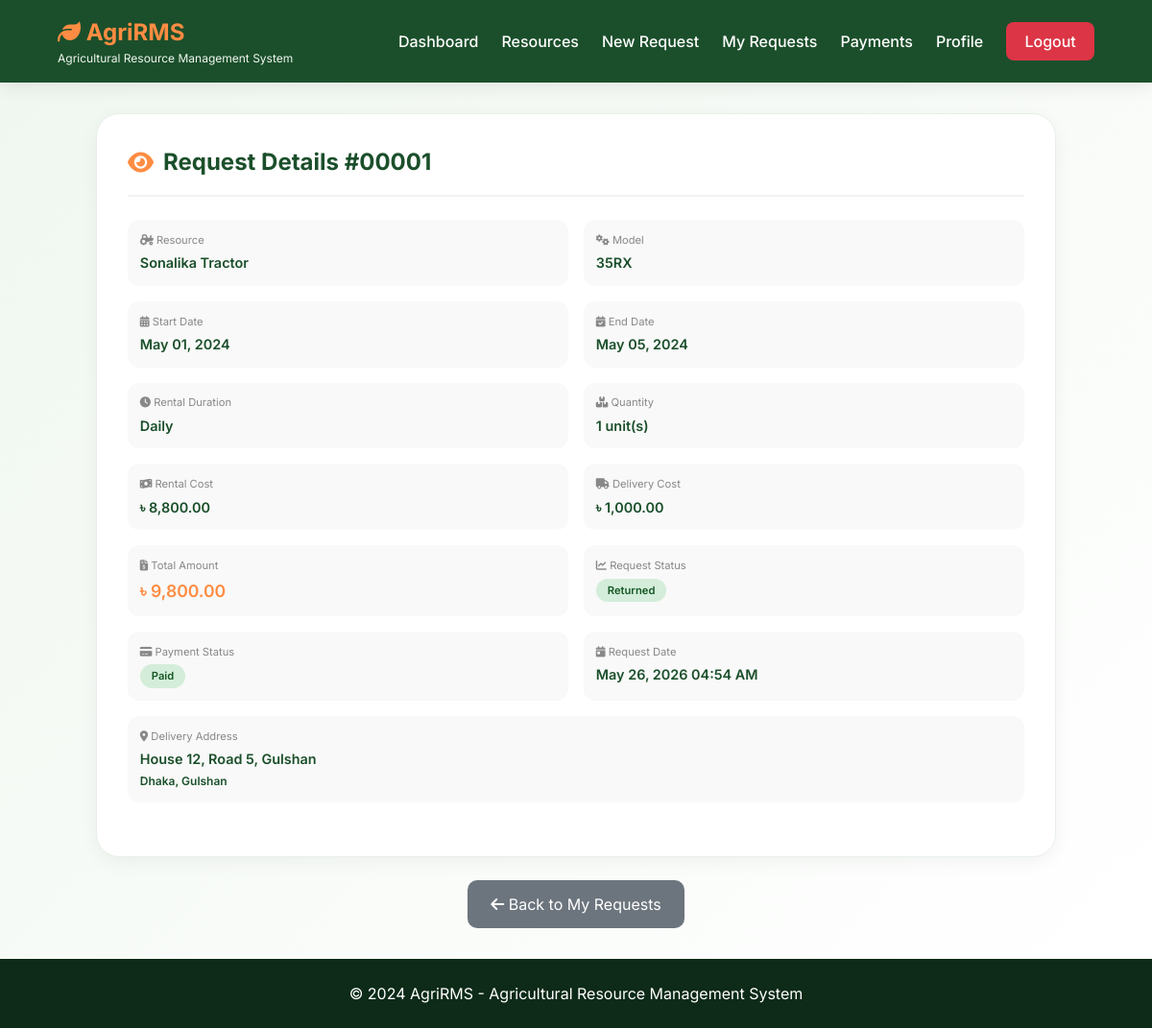
The page /client/view_request.php?id=1 (signed in) on the database its author committed.
### tables this page shows
CREATE TABLE `service_requests` (
  `id` int(11) NOT NULL AUTO_INCREMENT,
  `user_id` int(11) NOT NULL,
  `resource_id` int(11) NOT NULL,
  `delivery_id` int(11) DEFAULT NULL,
  `rental_duration` enum('Daily','Weekly','Monthly') NOT NULL,
  `quantity` int(11) NOT NULL DEFAULT 1,
  `start_date` date NOT NULL,
  `end_date` date NOT NULL,
  `total_rental_cost` decimal(10,2) NOT NULL,
  `delivery_cost` decimal(10,2) DEFAULT 0.00,
  `total_cost` decimal(10,2) NOT NULL,
  `delivery_address` text NOT NULL,
  `delivery_district` varchar(50) NOT NULL,
  `delivery_upazila` varchar(50) DEFAULT NULL,
  `special_instructions` text DEFAULT NULL,
  `request_status` enum('Pending','Approved','Processing','Delivered','Returned','Cancelled') DEFAULT 'Pending',
  `payment_status` enum('Pending','Paid','Partial') DEFAULT 'Pending',
  `payment_id` int(11) DEFAULT NULL,
  `approved_by` int(11) DEFAULT NULL,
  `approved_at` datetime DEFAULT NULL,
  `delivered_at` datetime DEFAULT NULL,
  `returned_at` datetime DEFAULT NULL,
  `created_at` timestamp NOT NULL DEFAULT current_timestamp(),
  `updated_at` timestamp NOT NULL DEFAULT current_timestamp() ON UPDATE current_timestamp(),
  PRIMARY KEY (`id`),
  KEY `user_id` (`user_id`),
  KEY `resource_id` (`resource_id`),
  KEY `delivery_id` (`delivery_id`),
  FOREIGN KEY (`user_id`) REFERENCES `users` (`id`) ON DELETE CASCADE,
  FOREIGN KEY (`resource_id`) REFERENCES `resources` (`id`) ON DELETE CASCADE,
  FOREIGN KEY (`delivery_id`) REFERENCES `delivery` (`id`) ON DELETE SET NULL
);

CREATE TABLE `resources` (
  `id` int(11) NOT NULL AUTO_INCREMENT,
  `name` varchar(100) NOT NULL,
  `model` varchar(100) NOT NULL,
  `type` enum('Tractor','Soil Cultivation','Planting','Irrigation','Harvesting','Hay Making','Loading','Fertilizer Dispenser','Produce Sorter','Post Harvest') NOT NULL,
  `category` varchar(50) NOT NULL,
  `description` text DEFAULT NULL,
  `manufacturer` varchar(100) DEFAULT NULL,
  `manufacturing_year` year DEFAULT NULL,
  `horsepower` int(11) DEFAULT NULL,
  `fuel_type` enum('Diesel','Petrol','Electric','Solar','Manual') DEFAULT 'Diesel',
  `daily_rate` decimal(10,2) NOT NULL,
  `weekly_rate` decimal(10,2) DEFAULT NULL,
  `monthly_rate` decimal(10,2) DEFAULT NULL,
  `security_deposit` decimal(10,2) NOT NULL DEFAULT 5000.00,
  `status` enum('Available','Rented','Under Maintenance','Out of Service') DEFAULT 'Available',
  `quantity` int(11) NOT NULL DEFAULT 1,
  `image_url` varchar(255) DEFAULT NULL,
  `created_at` timestamp NOT NULL DEFAULT current_timestamp(),
  `updated_at` timestamp NOT NULL DEFAULT current_timestamp() ON UPDATE current_timestamp(),
  PRIMARY KEY (`id`)
);

### client/view_request.php (the view, shortened to what this page needs)
<?php
include '../database.php';
$request_id = isset($_GET['id']) ? (int)$_GET['id'] : 0;
$user_id = $_SESSION['user_id'];
$query = "SELECT sr.*, r.name as resource_name, r.model, r.daily_rate, r.type as resource_type
          FROM service_requests sr
          LEFT JOIN resources r ON sr.resource_id = r.id
          WHERE sr.id = $request_id AND sr.user_id = $user_id";
$result = mysqli_query($conn, $query);
$request = mysqli_fetch_assoc($result);
?>
<!DOCTYPE html>
<html lang="en">
<head>
    <link rel="stylesheet" href="https://cdnjs.cloudflare.com/ajax/libs/font-awesome/6.4.0/css/all.min.css">
</head>
<body>
    <header class="header">
        <div class="logo">
            <h2><i class="fas fa-leaf"></i> AgriRMS</h2>
            <p>Agricultural Resource Management System</p>
        </div>
        <nav class="nav-links">
            <a href="dashboard.php">Dashboard</a>
            <a href="resources.php">Resources</a>
            <a href="request_service.php">New Request</a>
            <a href="my_requests.php">My Requests</a>
            <a href="payments.php">Payments</a>
            <a href="profile.php">Profile</a>
            <a href="../logout.php" class="btn-logout">Logout</a>
        </nav>
    </header>
    <div class="main-content">
        <div class="container">
            <div class="card">
                <h2><i class="fas fa-eye"></i> Request Details #<?php echo str_pad($request['id'], 5, '0', STR_PAD_LEFT); ?></h2>
                <div class="info-grid">
                    <div class="info-item">
                        <label><i class="fas fa-tractor"></i> Resource</label>
                        <div class="value"><?php echo htmlspecialchars($request['resource_name'] ?? 'N/A'); ?></div>
                    </div>
                    <div class="info-item">
                        <label><i class="fas fa-cogs"></i> Model</label>
                        <div class="value"><?php echo htmlspecialchars($request['model'] ?? 'N/A'); ?></div>
                    </div>
                    <div class="info-item">
                        <label><i class="fas fa-calendar-alt"></i> Start Date</label>
                        <div class="value"><?php echo date('M d, Y', strtotime($request['start_date'])); ?></div>
                    </div>
                    <div class="info-item">
                        <label><i class="fas fa-calendar-check"></i> End Date</label>
                        <div class="value"><?php echo date('M d, Y', strtotime($request['end_date'])); ?></div>
                    </div>
                    <div class="info-item">
                        <label><i class="fas fa-clock"></i> Rental Duration</label>
                        <div class="value"><?php echo $request['rental_duration']; ?></div>
                    </div>
                    <div class="info-item">
                        <label><i class="fas fa-boxes"></i> Quantity</label>
                        <div class="value"><?php echo $request['quantity']; ?> unit(s)</div>
                    </div>
                    <div class="info-item">
                        <label><i class="fas fa-money-bill-wave"></i> Rental Cost</label>
                        <div class="value">৳ <?php echo number_format($request['total_rental_cost'], 2); ?></div>
                    </div>
                    <div class="info-item">
                        <label><i class="fas fa-truck"></i> Delivery Cost</label>
                        <div class="value">৳ <?php echo number_format($request['delivery_cost'], 2); ?></div>
                    </div>
                    <div class="info-item">
                        <label><i class="fas fa-file-invoice-dollar"></i> Total Amount</label>
                        <div class="value" style="color: #FF8C42; font-size: 1.1rem;">৳ <?php echo number_format($request['total_cost'], 2); ?></div>
                    </div>
                    <div class="info-item">
                        <label><i class="fas fa-chart-line"></i> Request Status</label>
                        <div class="value">
                            <?php
                            $status_class = 'status-pending';
                            switch($request['request_status']) {
                                case 'Returned': $status_class = 'status-returned'; break;
                            }
                            ?>
                            <span class="status <?php echo $status_class; ?>"><?php echo $request['request_status']; ?></span>
                        </div>
                    </div>
                    <div class="info-item">
                        <label><i class="fas fa-credit-card"></i> Payment Status</label>
                        <div class="value">
                            <span class="status <?php echo $request['payment_status'] == 'Paid' ? 'status-paid' : 'status-pending'; ?>">
                                <?php echo $request['payment_status'] ?? 'Pending'; ?>
                            </span>
                        </div>
                    </div>
                    <div class="info-item">
                        <label><i class="fas fa-calendar-day"></i> Request Date</label>
                        <div class="value"><?php echo date('M d, Y h:i A', strtotime($request['created_at'])); ?></div>
                    </div>
                    <div class="info-item full-width">
                        <label><i class="fas fa-map-marker-alt"></i> Delivery Address</label>
                        <div class="value">
                            <?php echo htmlspecialchars($request['delivery_address']); ?>
                            <?php if($request['delivery_district']): ?>
                                <br><small><?php echo htmlspecialchars($request['delivery_district']); ?>, <?php echo htmlspecialchars($request['delivery_upazila']); ?></small>
                            <?php endif; ?>
                        </div>
                    </div>
                </div>
            </div>
            <div style="text-align: center; margin-top: 1rem;">
                <a href="my_requests.php" class="btn-back"><i class="fas fa-arrow-left"></i> Back to My Requests</a>
            </div>
        </div>
    </div>
    <footer class="footer">
        <p>&copy; 2024 AgriRMS - Agricultural Resource Management System</p>
    </footer>
</body>
</html>

### client/view_request.php (style rules this page uses)
* { margin: 0; padding: 0; box-sizing: border-box; }
body { font-family: 'Inter', sans-serif; background: #f5f7f5; color: #1a2e1f; line-height: 1.5; min-height: 100vh; display: flex; flex-direction: column; }
.header { background: #1B4F2B; padding: 1rem 5%; display: flex; justify-content: space-between; align-items: center; position: sticky; top: 0; z-index: 1000; box-shadow: 0 2px 20px rgba(0,0,0,0.1); }
.logo h2 { color: #FF8C42; font-size: 1.5rem; }
.logo p { color: #f0f7f0; font-size: 0.75rem; }
.nav-links { display: flex; gap: 1.5rem; align-items: center; flex-wrap: wrap; }
.nav-links a { color: white; text-decoration: none; font-weight: 500; transition: 0.3s; }
.btn-logout { background: #dc3545; padding: 0.5rem 1.2rem; border-radius: 8px; color: white !important; }
.main-content { flex: 1; padding: 2rem 5%; background: linear-gradient(135deg, #f0f7f0 0%, #ffffff 100%); }
.container { max-width: 1000px; margin: 0 auto; }
.card { background: white; border-radius: 24px; padding: 2rem; margin-bottom: 1.5rem; box-shadow: 0 5px 20px rgba(0,0,0,0.05); border: 1px solid #e8f0e8; }
.card h2 { color: #1B4F2B; margin-bottom: 1.5rem; padding-bottom: 1rem; border-bottom: 2px solid #f0f4f0; display: flex; align-items: center; gap: 10px; }
.card h2 i { color: #FF8C42; }
.info-grid { display: grid; grid-template-columns: repeat(2, 1fr); gap: 1rem; margin-bottom: 1.5rem; }
.info-item { padding: 0.8rem; background: #f8f9f8; border-radius: 12px; }
.info-item label { font-size: 0.7rem; color: #888; display: block; margin-bottom: 0.3rem; }
.info-item .value { font-size: 0.9rem; font-weight: 600; color: #1B4F2B; }
.full-width { grid-column: span 2; }
.status { padding: 4px 12px; border-radius: 20px; font-size: 0.7rem; font-weight: 600; display: inline-block; }
.status-returned { background: #d4edda; color: #155724; }
.status-paid { background: #d4edda; color: #155724; }
.btn-back { background: #6c757d; color: white; padding: 0.8rem 1.5rem; text-decoration: none; border-radius: 10px; display: inline-block; }
.footer { background: #0d2b18; color: white; padding: 1.5rem; text-align: center; }

### rows shown on the page
service_requests: id "00001", resource.name "Sonalika Tractor", resource.model "35RX", start_date "May 01, 2024", end_date "May 05, 2024", rental_duration "Daily", quantity "1", total_rental_cost "8,800.00", delivery_cost "1,000.00", total_cost "9,800.00", request_status "Returned", payment_status "Paid", created_at "May 26, 2026 04:54 AM", delivery_address "House 12, Road 5, Gulshan", delivery_district "Dhaka", delivery_upazila "Gulshan"
